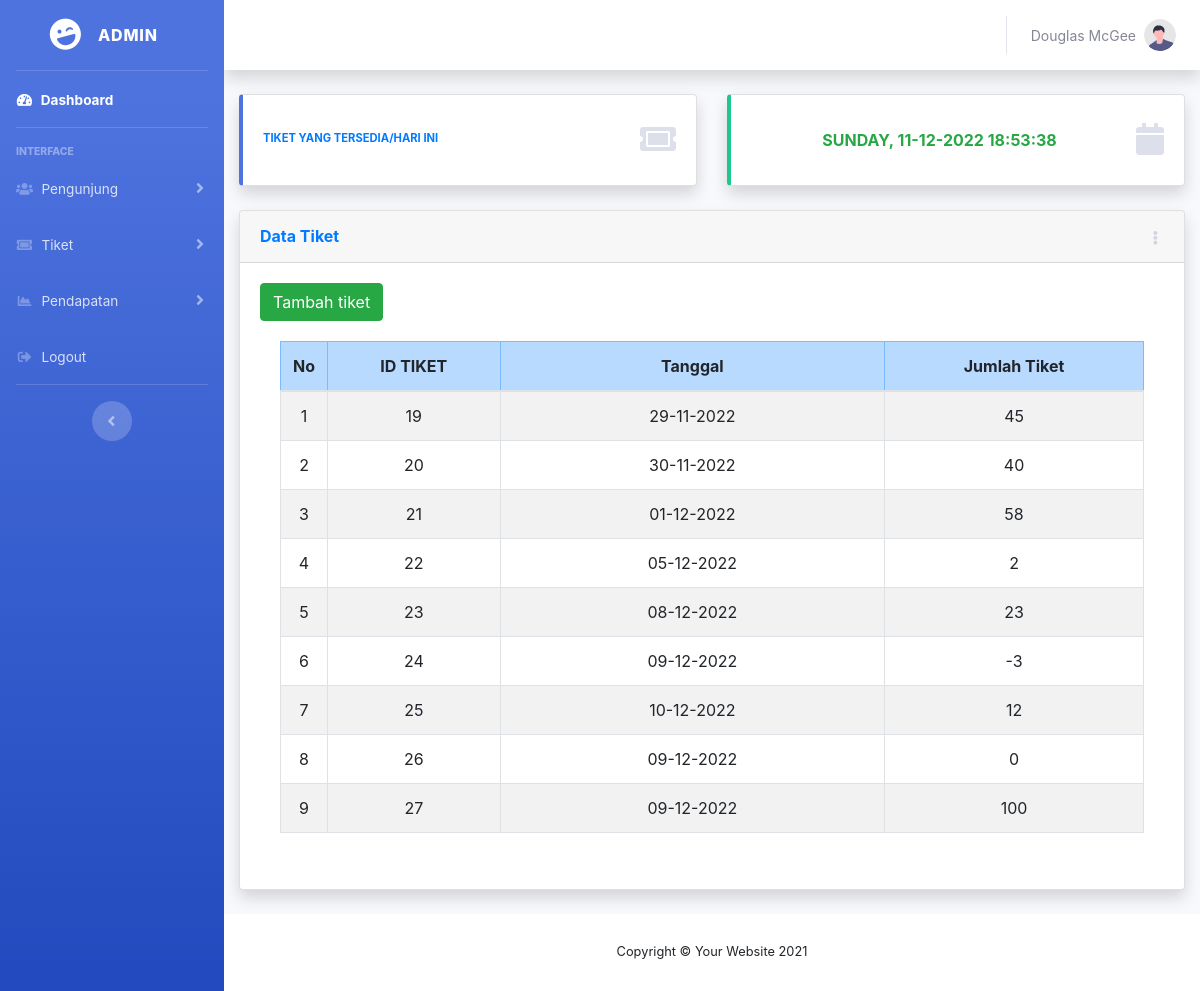
/admin/stok_tiket.php, run on the app's committed database.
### tables this page shows
CREATE TABLE `tiket` (
  `id_tiket` int(11) NOT NULL,
  `tanggal` date DEFAULT NULL,
  `jumlah_tiket` int(11) DEFAULT NULL
);

### admin/stok_tiket.php (the view, shortened to what this page needs)
<!DOCTYPE html>
<html lang="en">
<head>
    <link href="assets/vendor/fontawesome-free/css/all.min.css" rel="stylesheet" type="text/css">
    <link href="assets/css/sb-admin-2.min.css" rel="stylesheet">
    <link rel="stylesheet" href="https://cdn.jsdelivr.net/npm/bootstrap@4.6.2/dist/css/bootstrap.min.css">
</head>
<body id="page-top">
<?php
    require 'function.php';
    $data_tiket = ("SELECT * FROM tiket");
    $hasildata = mysqli_query($conn,$data_tiket);
        ?>
    <div id="wrapper">
            <ul class="navbar-nav bg-gradient-primary sidebar sidebar-dark accordion" id="accordionSidebar">
                <a class="sidebar-brand d-flex align-items-center justify-content-center" href="index.php">
                    <div class="sidebar-brand-icon rotate-n-15">
                        <i class="fas fa-laugh-wink"></i>
                    </div>
                    <div class="sidebar-brand-text mx-3">Admin</div>
                </a>
                <hr class="sidebar-divider my-0">
                <li class="nav-item active">
                    <a class="nav-link" href="index.php">
                        <i class="fas fa-fw fa-tachometer-alt"></i>
                        <span>Dashboard</span></a>
                </li>
                <hr class="sidebar-divider">
                <div class="sidebar-heading">
                    Interface
                </div>
                <li class="nav-item">
                    <a class="nav-link collapsed" href="#" data-toggle="collapse" data-target="#collapseTwo" aria-expanded="true" aria-controls="collapseTwo">
                        <i class="fas fa-fw fa-users"></i>
                        <span>Pengunjung</span>
                    </a>
                </li>
                <li class="nav-item">
                    <a class="nav-link collapsed" href="#" data-toggle="collapse" data-target="#collapseUtilities" aria-expanded="true" aria-controls="collapseUtilities">
                        <i class="fas fa-fw fa-ticket-alt"></i>
                        <span>Tiket</span>
                    </a>
                </li>
                <li class="nav-item">
                    <a class="nav-link collapsed" href="#" data-toggle="collapse" data-target="#collapsePages" aria-expanded="true" aria-controls="collapsePages">
                        <i class="fas fa-fw fa-chart-area"></i>
                        <span>Pendapatan</span>
                    </a>
                </li>
                <li class="nav-item">
                    <a class="nav-link" href="logout.php">
                        <i class="fas fa-fw fa-sign-out-alt"></i>
                        <span>Logout</span></a>
                </li>
                <hr class="sidebar-divider d-none d-md-block">
                <div class="text-center d-none d-md-inline">
                    <button class="rounded-circle border-0" id="sidebarToggle"></button>
                </div>
        </ul>
        <div id="content-wrapper" class="d-flex flex-column">
            <div id="content">
                <nav class="navbar navbar-expand navbar-light bg-white topbar mb-4 static-top shadow">
                    <ul class="navbar-nav ml-auto">
                        <li class="nav-item dropdown no-arrow">
                            <a class="nav-link dropdown-toggle" href="#" id="userDropdown" role="button"
                                data-toggle="dropdown" aria-haspopup="true" aria-expanded="false">
                                <span class="mr-2 d-none d-lg-inline text-gray-600 small">Douglas McGee</span>
                                <img class="img-profile rounded-circle"
                                    src="img/undraw_profile.svg">
                            </a>
                        </li>
                    </ul>
                </nav>
                <div class="container-fluid">
                    <div class="row">
                        <div class="col-xl-6 col-md-6 mb-4">
                            <div class="card border-left-primary shadow h-100 py-2">
                                <div class="card-body">
                                    <div class="row no-gutters align-items-center">
                                        <div class="col mr-2">
                                            <div class="text-xs font-weight-bold text-primary text-uppercase mb-1">
                                                Tiket yang tersedia/hari ini</div>
                                        </div>
                                        <div class="col-auto">
                                            <i class="fas fa-ticket-alt fa-2x text-gray-300"></i>
                                        </div>
                                    </div>
                                </div>
                            </div>
                        </div>
                        <div class="col-xl-6 col-md-6 mb-4">
                            <div class="card border-left-success shadow h-100 py-2">
                                <div class="card-body">
                                    <div class="row no-gutters align-items-center">
                                        <div class="col mr-2">
                                            <div class="text-xl-center font-weight-bold text-success text-uppercase mb-0">
                                                <?php date_default_timezone_set('Asia/Jakarta');
                                                      echo date('l, d-m-Y  H:i:s');
                                                ?>
                                            </div>
                                        </div>
                                        <div class="col-auto">
                                            <i class="fas fa-calendar fa-2x text-gray-300"></i>
                                        </div>
                                    </div>
                                </div>
                            </div>
                        </div>
                    </div>
                    <div class="row">
                        <div class="col-xl-12 col-lg-7">
                            <div class="card shadow mb-4">
                                <div
                                    class="card-header py-3 d-flex flex-row align-items-center justify-content-between">
                                    <h6 class="m-0 font-weight-bold text-primary">Data Tiket</h6>
                                    <div class="dropdown no-arrow">
                                        <a class="dropdown-toggle" href="#" role="button" id="dropdownMenuLink"
                                            data-toggle="dropdown" aria-haspopup="true" aria-expanded="false">
                                            <i class="fas fa-ellipsis-v fa-sm fa-fw text-gray-400"></i>
                                        </a>
                                    </div>
                                </div>
                                <div class="card-body">
                                    <button class="btn btn-success mb-auto" data-toggle="modal" data-target="#modal">Tambah tiket</button>
                                <div class="card-body">
                            <div class="table-responsive">
                                <table class="table table-striped table-bordered" id="dataTable" width="100%" cellspacing="0" style="text-align: center;">
                                    <thead style="text-align: center;">
                                        <tr class="table table-primary">
                                            <th width = "5%">No</th>
                                            <th width="20%">ID TIKET</th>
                                            <th>Tanggal</th>
                                            <th width="30%">Jumlah Tiket</th>
                                        </tr>
                                    </thead>
                                    <tbody>
                                        <?php $i=1 ?>
                                    <?php while ($row = mysqli_fetch_array($hasildata)) { ?>
                                        <tr>
                                            <td><?=$i?></td>
                                            <td><?= $row['id_tiket'];?></td>
                                            <td><?= date('d-m-Y', strtotime( $row['tanggal']))?> </td>
                                            <td><?= $row['jumlah_tiket'];?></td>
                                        </tr>
                                    <?php $i++; ?>
                                    <?php ;} ?>
                                    </tbody>
                                </table>
                            </div>
                        </div>
                                </div>
                            </div>
                        </div>
                    </div>
                </div>
            </div>
            <footer class="sticky-footer bg-white">
                <div class="container my-auto">
                    <div class="copyright text-center my-auto">
                        <span>Copyright &copy; Your Website 2021</span>
                    </div>
                </div>
            </footer>
        </div>
    </div>
</body>
</html>

### data on the page
tiket: id_tiket "19", tanggal "29-11-2022", jumlah_tiket "45"
tiket: id_tiket "20", tanggal "30-11-2022", jumlah_tiket "40"
tiket: id_tiket "21", tanggal "01-12-2022", jumlah_tiket "58"
tiket: id_tiket "22", tanggal "05-12-2022", jumlah_tiket "2"
tiket: id_tiket "23", tanggal "08-12-2022", jumlah_tiket "23"
tiket: id_tiket "24", tanggal "09-12-2022", jumlah_tiket "-3"
tiket: id_tiket "25", tanggal "10-12-2022", jumlah_tiket "12"
tiket: id_tiket "26", tanggal "09-12-2022", jumlah_tiket "0"
tiket: id_tiket "27", tanggal "09-12-2022", jumlah_tiket "100"
